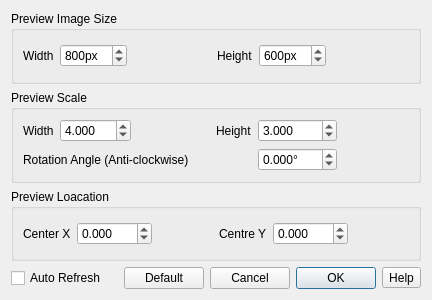
<?xml version="1.0" encoding="UTF-8"?>
<ui version="4.0">
 <class>Preview_Setting</class>
 <widget class="QDialog" name="Preview_Setting">
  <property name="geometry">
   <rect>
    <x>0</x>
    <y>0</y>
    <width>417</width>
    <height>300</height>
   </rect>
  </property>
  <property name="windowTitle">
   <string>Preview Settings</string>
  </property>
  <property name="locale">
   <locale language="English" country="UnitedKingdom"/>
  </property>
  <layout class="QGridLayout" name="gridLayout_4">
   <item row="4" column="0">
    <widget class="QCheckBox" name="checkBox">
     <property name="text">
      <string>Auto Refresh</string>
     </property>
    </widget>
   </item>
   <item row="4" column="3">
    <widget class="QPushButton" name="pushButton_Default">
     <property name="text">
      <string>Default</string>
     </property>
    </widget>
   </item>
   <item row="1" column="0" colspan="7">
    <widget class="QGroupBox" name="groupBox_3">
     <property name="title">
      <string>Preview Scale</string>
     </property>
     <layout class="QGridLayout" name="gridLayout_3">
      <item row="0" column="2">
       <spacer name="horizontalSpacer_3">
        <property name="orientation">
         <enum>Qt::Horizontal</enum>
        </property>
        <property name="sizeHint" stdset="0">
         <size>
          <width>40</width>
          <height>20</height>
         </size>
        </property>
       </spacer>
      </item>
      <item row="0" column="1">
       <widget class="QDoubleSpinBox" name="doubleSpinBox_xWidth">
        <property name="locale">
         <locale language="English" country="UnitedKingdom"/>
        </property>
        <property name="decimals">
         <number>3</number>
        </property>
        <property name="maximum">
         <double>999.000000000000000</double>
        </property>
        <property name="value">
         <double>4.000000000000000</double>
        </property>
       </widget>
      </item>
      <item row="0" column="3">
       <widget class="QLabel" name="label_5">
        <property name="text">
         <string>Height</string>
        </property>
       </widget>
      </item>
      <item row="0" column="5">
       <spacer name="horizontalSpacer_6">
        <property name="orientation">
         <enum>Qt::Horizontal</enum>
        </property>
        <property name="sizeHint" stdset="0">
         <size>
          <width>40</width>
          <height>20</height>
         </size>
        </property>
       </spacer>
      </item>
      <item row="0" column="4">
       <widget class="QDoubleSpinBox" name="doubleSpinBox_yHeight">
        <property name="locale">
         <locale language="English" country="UnitedKingdom"/>
        </property>
        <property name="decimals">
         <number>3</number>
        </property>
        <property name="maximum">
         <double>999.000000000000000</double>
        </property>
        <property name="value">
         <double>3.000000000000000</double>
        </property>
       </widget>
      </item>
      <item row="0" column="0">
       <widget class="QLabel" name="label_6">
        <property name="text">
         <string>Width</string>
        </property>
       </widget>
      </item>
      <item row="1" column="4">
       <widget class="QDoubleSpinBox" name="doubleSpinBox_angle">
        <property name="suffix">
         <string>°</string>
        </property>
        <property name="decimals">
         <number>3</number>
        </property>
        <property name="minimum">
         <double>-360.000000000000000</double>
        </property>
        <property name="maximum">
         <double>360.000000000000000</double>
        </property>
       </widget>
      </item>
      <item row="1" column="0" colspan="4">
       <widget class="QLabel" name="label_7">
        <property name="text">
         <string>Rotation Angle (Anti-clockwise)</string>
        </property>
        <property name="alignment">
         <set>Qt::AlignLeading|Qt::AlignLeft|Qt::AlignVCenter</set>
        </property>
       </widget>
      </item>
     </layout>
    </widget>
   </item>
   <item row="4" column="6">
    <widget class="QToolButton" name="toolButton">
     <property name="text">
      <string>Help</string>
     </property>
     <property name="icon">
      <iconset resource="Icon_resources.qrc">
       <normaloff>:/icon/Menu Icon/Help.svg</normaloff>:/icon/Menu Icon/Help.svg</iconset>
     </property>
    </widget>
   </item>
   <item row="4" column="5">
    <widget class="QPushButton" name="pushButton_OK">
     <property name="text">
      <string>OK</string>
     </property>
     <property name="default">
      <bool>true</bool>
     </property>
     <property name="flat">
      <bool>false</bool>
     </property>
    </widget>
   </item>
   <item row="2" column="0" colspan="7">
    <widget class="QGroupBox" name="groupBox_2">
     <property name="title">
      <string>Preview Loacation</string>
     </property>
     <layout class="QGridLayout" name="gridLayout_2">
      <item row="0" column="0">
       <widget class="QLabel" name="label_4">
        <property name="text">
         <string>Center X</string>
        </property>
       </widget>
      </item>
      <item row="0" column="3">
       <widget class="QLabel" name="label_3">
        <property name="text">
         <string>Centre Y</string>
        </property>
       </widget>
      </item>
      <item row="0" column="2">
       <spacer name="horizontalSpacer_2">
        <property name="orientation">
         <enum>Qt::Horizontal</enum>
        </property>
        <property name="sizeHint" stdset="0">
         <size>
          <width>40</width>
          <height>20</height>
         </size>
        </property>
       </spacer>
      </item>
      <item row="0" column="5">
       <spacer name="horizontalSpacer_5">
        <property name="orientation">
         <enum>Qt::Horizontal</enum>
        </property>
        <property name="sizeHint" stdset="0">
         <size>
          <width>40</width>
          <height>20</height>
         </size>
        </property>
       </spacer>
      </item>
      <item row="0" column="1">
       <widget class="QDoubleSpinBox" name="doubleSpinBox_X">
        <property name="locale">
         <locale language="English" country="UnitedKingdom"/>
        </property>
        <property name="decimals">
         <number>3</number>
        </property>
        <property name="minimum">
         <double>-999.000000000000000</double>
        </property>
        <property name="maximum">
         <double>999.000000000000000</double>
        </property>
       </widget>
      </item>
      <item row="0" column="4">
       <widget class="QDoubleSpinBox" name="doubleSpinBox_Y">
        <property name="locale">
         <locale language="English" country="UnitedKingdom"/>
        </property>
        <property name="decimals">
         <number>3</number>
        </property>
        <property name="minimum">
         <double>-999.000000000000000</double>
        </property>
        <property name="maximum">
         <double>999.000000000000000</double>
        </property>
       </widget>
      </item>
     </layout>
    </widget>
   </item>
   <item row="0" column="0" colspan="7">
    <widget class="QGroupBox" name="groupBox">
     <property name="title">
      <string>Preview Image Size</string>
     </property>
     <layout class="QGridLayout" name="gridLayout">
      <item row="0" column="1">
       <widget class="QSpinBox" name="spinBox_Width">
        <property name="locale">
         <locale language="English" country="UnitedKingdom"/>
        </property>
        <property name="suffix">
         <string>px</string>
        </property>
        <property name="prefix">
         <string/>
        </property>
        <property name="minimum">
         <number>100</number>
        </property>
        <property name="maximum">
         <number>5000</number>
        </property>
        <property name="value">
         <number>800</number>
        </property>
       </widget>
      </item>
      <item row="0" column="3">
       <widget class="QLabel" name="label_2">
        <property name="text">
         <string>Height</string>
        </property>
       </widget>
      </item>
      <item row="0" column="4">
       <widget class="QSpinBox" name="spinBox_Height">
        <property name="locale">
         <locale language="English" country="UnitedKingdom"/>
        </property>
        <property name="suffix">
         <string>px</string>
        </property>
        <property name="prefix">
         <string/>
        </property>
        <property name="minimum">
         <number>100</number>
        </property>
        <property name="maximum">
         <number>5000</number>
        </property>
        <property name="value">
         <number>600</number>
        </property>
       </widget>
      </item>
      <item row="0" column="2">
       <spacer name="horizontalSpacer">
        <property name="orientation">
         <enum>Qt::Horizontal</enum>
        </property>
        <property name="sizeHint" stdset="0">
         <size>
          <width>40</width>
          <height>20</height>
         </size>
        </property>
       </spacer>
      </item>
      <item row="0" column="0">
       <widget class="QLabel" name="label">
        <property name="text">
         <string>Width</string>
        </property>
       </widget>
      </item>
      <item row="0" column="5">
       <spacer name="horizontalSpacer_4">
        <property name="orientation">
         <enum>Qt::Horizontal</enum>
        </property>
        <property name="sizeHint" stdset="0">
         <size>
          <width>40</width>
          <height>20</height>
         </size>
        </property>
       </spacer>
      </item>
     </layout>
    </widget>
   </item>
   <item row="4" column="4">
    <widget class="QPushButton" name="pushButton">
     <property name="text">
      <string>Cancel</string>
     </property>
    </widget>
   </item>
  </layout>
 </widget>
 <resources>
  <include location="Icon_resources.qrc"/>
 </resources>
 <connections/>
</ui>
